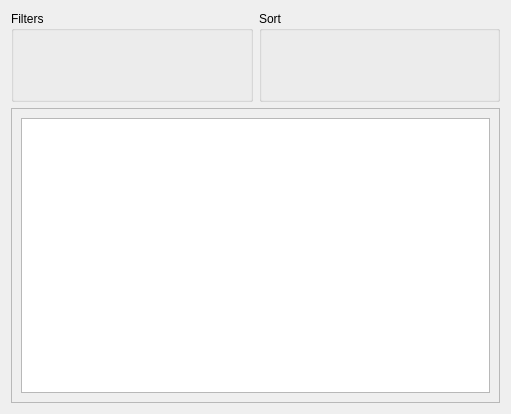
<?xml version="1.0" encoding="UTF-8"?>
<ui version="4.0">
 <class>AccountWidget</class>
 <widget class="QWidget" name="AccountWidget">
  <property name="geometry">
   <rect>
    <x>0</x>
    <y>0</y>
    <width>511</width>
    <height>414</height>
   </rect>
  </property>
  <property name="windowTitle">
   <string>Form</string>
  </property>
  <layout class="QVBoxLayout" name="verticalLayout_4">
   <item>
    <layout class="QHBoxLayout" name="horizontalLayout">
     <item>
      <widget class="QGroupBox" name="groupBox">
       <property name="title">
        <string>Filters</string>
       </property>
       <layout class="QVBoxLayout" name="verticalLayout_2">
        <item>
         <spacer name="verticalSpacer_2">
          <property name="orientation">
           <enum>Qt::Vertical</enum>
          </property>
          <property name="sizeHint" stdset="0">
           <size>
            <width>20</width>
            <height>50</height>
           </size>
          </property>
         </spacer>
        </item>
       </layout>
      </widget>
     </item>
     <item>
      <widget class="QGroupBox" name="groupBox_2">
       <property name="title">
        <string>Sort</string>
       </property>
       <layout class="QVBoxLayout" name="verticalLayout_3">
        <item>
         <spacer name="verticalSpacer">
          <property name="orientation">
           <enum>Qt::Vertical</enum>
          </property>
          <property name="sizeHint" stdset="0">
           <size>
            <width>20</width>
            <height>50</height>
           </size>
          </property>
         </spacer>
        </item>
       </layout>
      </widget>
     </item>
    </layout>
   </item>
   <item>
    <widget class="QFrame" name="frame">
     <property name="sizePolicy">
      <sizepolicy hsizetype="Preferred" vsizetype="Preferred">
       <horstretch>0</horstretch>
       <verstretch>1</verstretch>
      </sizepolicy>
     </property>
     <property name="frameShape">
      <enum>QFrame::StyledPanel</enum>
     </property>
     <property name="frameShadow">
      <enum>QFrame::Raised</enum>
     </property>
     <layout class="QVBoxLayout" name="verticalLayout">
      <item>
       <widget class="QTableView" name="tableView">
        <property name="sizePolicy">
         <sizepolicy hsizetype="Expanding" vsizetype="Expanding">
          <horstretch>0</horstretch>
          <verstretch>0</verstretch>
         </sizepolicy>
        </property>
       </widget>
      </item>
     </layout>
    </widget>
   </item>
  </layout>
 </widget>
 <resources/>
 <connections/>
</ui>
